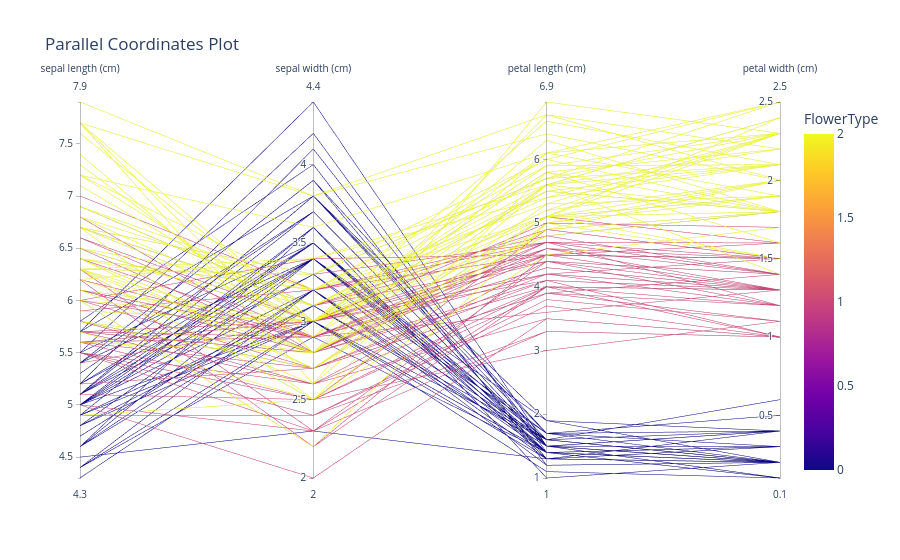

Here is the notebook cell this chart was saved with:
### Code cell
cols = ['sepal length (cm)', 'sepal width (cm)', 'petal length (cm)', 'petal width (cm)']

fig = px.parallel_coordinates(iris_df, color = "FlowerType" , dimensions=cols,
                              title="Parallel Coordinates Plot")

fig.show()

### Figure 1 — Plotly figure (JSON) as saved in the notebook; plotly's stock layout.template omitted (floating-point values rounded to 4 significant figures; data arrays with more than 128 entries replaced by an {"elided": "..."} marker saying what was removed)
{"data": [{"dimensions": [{"label": "sepal length (cm)", "values": {"elided": "150 float values"}}, {"label": "sepal width (cm)", "values": {"elided": "150 float values"}}, {"label": "petal length (cm)", "values": {"elided": "150 float values"}}, {"label": "petal width (cm)", "values": {"elided": "150 float values"}}], "domain": {"x": [0, 1], "y": [0, 1]}, "line": {"color": {"elided": "150 int values"}, "coloraxis": "coloraxis"}, "name": "", "type": "parcoords"}], "layout": {"autosize": true, "coloraxis": {"colorbar": {"title": {"text": "FlowerType"}}, "colorscale": [[0, "#0d0887"], [0.1111, "#46039f"], [0.2222, "#7201a8"], [0.3333, "#9c179e"], [0.4444, "#bd3786"], [0.5556, "#d8576b"], [0.6667, "#ed7953"], [0.7778, "#fb9f3a"], [0.8889, "#fdca26"], [1, "#f0f921"]]}, "legend": {"tracegroupgap": 0}, "title": {"text": "Parallel Coordinates Plot"}}}
